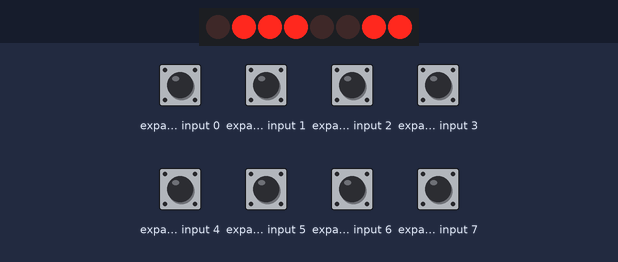
This sketch was run on a simulated Arduino Uno, built with avr-gcc and run on an emulated ATmega328P. Parts: 8 port-expander outputs drawn as a row of LEDs (first output left, lit = HIGH). Wiring (inferred from the names in the program): PCF8574 port expander at I2C address 0x20. Wiring (inferred from the signals the program sends): row of LEDs: on Q0, Q1, Q2, Q3, Q4, Q5, Q6, Q7. The test bench sets the inputs (shaded band); at power-on: expander input 0–7 HIGH.

Above: at 0.2 s.
Timing chart, 0 to 1.7 s (numbered marks = the images above):
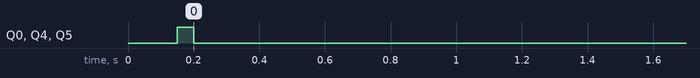

Measured:
- by itself, Q0, Q4, Q5: LOW → HIGH at 0.15 s, → LOW 0.05 s later

The sketch:

63010212lcd15.ino
```cpp
#include <Wire.h>
#include <hd44780.h>
#include <hd44780_I2Cexp.h>
hd44780_I2Cexp lcd;
const int LCD_COLS = 16;
const int LCD_ROWS = 2;
int col;
int row;
uint8_t char0[8] = {0x01,0x01,0x1A,0x1A,0x09,0x11,0x11,0x0E}; // ช
uint8_t char1[8] = {0x00,0x00,0x0F,0x11,0x11,0x03,0x05,0x02}; // ว
uint8_t char2[8] = {0x00,0x00,0x0E,0x19,0x09,0x09,0x19,0x19}; // ภ
uint8_t char3[8] = {0x00,0x00,0x1D,0x15,0x15,0x15,0x17,0x15}; // ณ

void setup()
{
  int status;
  status = lcd.begin(LCD_COLS, LCD_ROWS);
  if (status) // non zero status means it was unsuccesful
  {
    // begin() failed so blink error code using the onboard LED if possible
    hd44780::fatalError(status); // does not return
  }
  lcd.createChar(0, char0);
  lcd.createChar(1, char1);
  lcd.createChar(2, char2);
  lcd.createChar(3, char3);
}
void loop()
{

    lcd.scrollDisplayLeft();
    // wait a bit:
    lcd.setCursor(16,0);
    lcd.write(0); // write character 0
      lcd.write(1); //
      lcd.write(2); // write character 2
      lcd.write(3); // write character 3
    delay(200);

}
```
